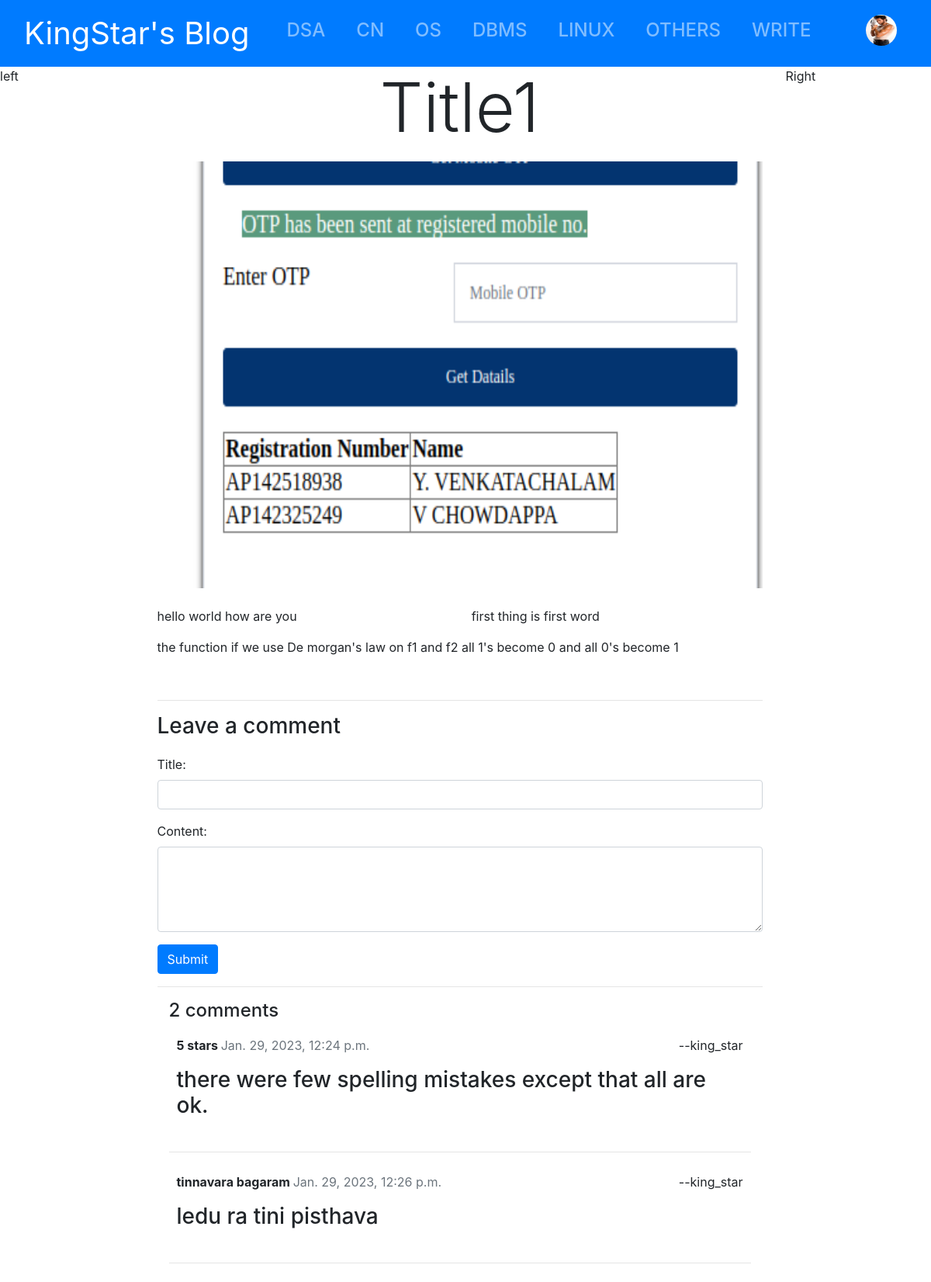
Screenshot of /title-1/ (signed in) with the database file from the repository.
### blog/models.py (models this page shows, shortened)
class UserProfile(models.Model):
    user = models.OneToOneField(User, on_delete=models.CASCADE, related_name='profile')
    image = models.ImageField(null=True, blank=True,upload_to='images/')
    favourite = models.ManyToManyField(Article, related_name="favourite", null=True, blank=True)
    read_later = models.ManyToManyField(Article, related_name='read_later', null=True, blank=True)

class Article(models.Model):
    title = models.CharField(max_length=200, unique=True)
    slug = models.SlugField(max_length=200, unique=True, editable=True)
    author = models.ForeignKey(User, on_delete=models.CASCADE)
    updated_on = models.DateTimeField(auto_now=True)
    created_on = models.DateTimeField(auto_now_add=True)
    content = RichTextField()
    image = models.ImageField(null=True, blank=True,upload_to='images/')
    category = models.CharField(max_length=200, choices=CATEGORY_CHOICES)
    active = models.BooleanField(default=True)
    class Meta:
        ordering = ['-created_on']
    def __str__(self):
        return self.title

class Comments(models.Model):
    user = models.ForeignKey(User, on_delete=models.CASCADE)
    article = models.ForeignKey(Article, on_delete=models.CASCADE, related_name="comments")
    title = models.CharField(max_length=200, blank=True, null=True)
    content = models.TextField()
    created_on = models.DateTimeField(auto_now_add=True)
    active = models.BooleanField(default=True)
    class Meta:
        ordering = ['created_on']

### blog/views.py (the view)
# urls.py: path('<slug:slug>/', views.detailView, name="detail"),
def detailView(request, slug):
    post = Article.objects.get(slug=slug)
    comments = post.comments.filter(active = True)
    comments_form = CommentsForm()
    print(comments)
    print(post)
    context = {"post":post, "comments":comments, "comment_form":comments_form}
    if request.user.is_authenticated:
        context["profile"] = UserProfile.objects.get(pk=request.user.id)
    return render(request, 'blog/detail.html', context=context)

### blog/forms.py
class CommentsForm(ModelForm):
    class Meta:
        model = Comments
        fields = ['title', 'content']
        widgets = {
            'content': forms.Textarea(attrs={'rows':4, 'cols':65, 'class':'form-control'}),
            'title': forms.TextInput(attrs={'length':50,'class':'form-control'})
        }

### templates/blog/detail.html (shortened to what this page needs)
{% include "blog/base.html" %}
{% block body %}
    {% if post %}
    <div class="row mr-0">
        <div class="col-2">left</div>
        <div class="col-8">
            <p class="text-center text-capitalize display-2">{{ post.title }}</p>
            {% if post.image %}
            <img src="{{ post.image.url }}" style="height: 550px;width: 100%;" class="img-fluid" alt="Responsive image">
            {% endif %}
            <div class="mt-4">
                {{ post.content|safe }}
            </div>
            <br />
            <hr />
            <div class="mt-2">
                <div class = "">
                    <h3>Leave a comment</h3>
                    <form method="post" action = "{% url 'comment' post.slug %}" style="margin-top: 1.3em;">
                        {{ comment_form.as_p }}
                        <button type="submit" class="btn btn-primary">Submit</button>
                    </form>
                </div>
                        <hr>
                {% if comments %}
                <div class="col-md-12 mb-4  mt-3 ">
                        <h4>{{ comments.count }} comments</h4>
                        {% for comment in comments %}
                        <div class="comments" style="padding: 10px;">
                            <div class="d-flex justify-content-between">
                                <p class="font-weight-bold">
                                        {{ comment.title }}
                                        <span class=" text-muted font-weight-normal h6">
                                            {{ comment.created_on }}
                                        </span>
                                </p>
                                    --{{ comment.user }}
                            </div>
                            <div class="h3">
                                {{ comment.content | linebreaks }}
                            </div>
                        </div>
                        <hr>
                        {% endfor %}
                </div>
                {% endif %}
            </div>
        </div>
        <div class="col-2">Right </div>
    </div>
    {% else %}
        Something went wrong.
    {% endif %}
{% endblock %}

### templates/blog/profiledropdown.html (shortened to what this page needs)
<div class="dropdown">
  <button class="btn btn-primary" id="dropdownMenu2" data-toggle="dropdown" aria-haspopup="true" aria-expanded="false">
    {% if profile.image %}
    <img class="rounded-circle" src="{{ profile.image.url }}" style="height: 40px; width:40px">
    {% else %}
    <i class="h2 bi bi-person-circle"></i>
    {% endif %}
  </button>
</div>

### rows the page displays
UserProfile: image (picture)
Article: title "Title1", image (picture), content "hello world how are you first thing is first word the function if we use De morgan's law on f1 and f2 all 1's become 0 and all 0's become 1"
Comments: title "5 stars", created_on "Jan. 29, 2023, 12:24 p.m.", user "king_star", content "there were few spelling mistakes except that all are ok."
Comments: title "tinnavara bagaram", created_on "Jan. 29, 2023, 12:26 p.m.", user "king_star", content "ledu ra tini pisthava"

### other values shown
{{ comments.count }} "2"
